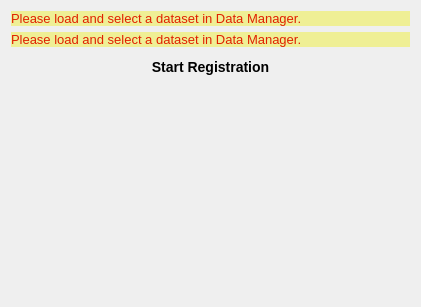
<?xml version="1.0" encoding="UTF-8"?>
<ui version="4.0">
 <class>RegistrationPluginControls</class>
 <widget class="QWidget" name="RegistrationPluginControls">
  <property name="geometry">
   <rect>
    <x>0</x>
    <y>0</y>
    <width>421</width>
    <height>307</height>
   </rect>
  </property>
  <property name="windowTitle">
   <string>Pope View</string>
  </property>
  <property name="styleSheet">
   <string notr="true">QPushButton {
    font: Roboto;
    font: bold;
    font-size: 14px;
 /*   color: #FFF;*/
    background-color: transparent;
    border: 0px;
    padding: 6px;
}
QPushButton:disabled {
   color: #595B5C;
}

QPushButton:hover
{
    background-color:rgba(0,0,0,20%);
}
QLabel
{
    font: Roboto;
/*    font: bold;*/
    font-size: 10pt;
/*    color: #FFF; */
}


QSpinBox, QSpinBox::before
{
    background-color: transparent;
    font: Roboto;
    font: normal;
    font-size: 10pt;
    color: #FFF; 
    border:0px;
}

QLabel#PatientName_label, QLabel#PatientGender_label, QLabel#PatientDOB_label, QLabel#PatientID_label
{
    font: normal;
}

QPushButton#Print_pushbutton 
{
    background-color: #db4067;
    border-width: 0px;
    border-top-left-radius:9px;
    border-top-right-radius:9px;
    border-bottom-left-radius:9px;
    border-bottom-right-radius:9px;
    padding: 12px;
    font: Roboto;
    font-size: 18px;
}

QPushButton#pushButtonRegionGrowing
{
    font-size:14px;
    padding: 12px;
}


QLabel#segmentation_title_label, QLabel#Profil_title_label
{
    font: Roboto;
    font-size: 16pt;
    color: #FFF; 
}


/****************************************************************
 *																*
 *	QWidgets menus												*
 *																*
 ***************************************************************/

QWidget#ProfileWidget
{
    background-color: #623288;
}

QLabel#logo_label
{
    background-color: #6f6f6f;
}
</string>
  </property>
  <layout class="QVBoxLayout" name="verticalLayout">
   <item>
    <layout class="QVBoxLayout" name="verticalLayout_3">
     <item>
      <widget class="QLabel" name="label_MovingImage">
       <property name="styleSheet">
        <string notr="true">color: #E02000;
background-color: #efef95;</string>
       </property>
       <property name="text">
        <string>Please load and select a dataset in Data Manager.</string>
       </property>
      </widget>
     </item>
     <item>
      <widget class="QLabel" name="label_TargetImage">
       <property name="styleSheet">
        <string notr="true">color: #E02000;
background-color: #efef95;</string>
       </property>
       <property name="text">
        <string>Please load and select a dataset in Data Manager.</string>
       </property>
      </widget>
     </item>
    </layout>
   </item>
   <item>
    <layout class="QVBoxLayout" name="verticalLayout_2">
     <item>
      <widget class="QPushButton" name="pushButton_Registration">
       <property name="text">
        <string>Start Registration</string>
       </property>
      </widget>
     </item>
    </layout>
   </item>
   <item>
    <spacer name="verticalSpacer">
     <property name="orientation">
      <enum>Qt::Vertical</enum>
     </property>
     <property name="sizeType">
      <enum>QSizePolicy::Expanding</enum>
     </property>
     <property name="sizeHint" stdset="0">
      <size>
       <width>10</width>
       <height>10</height>
      </size>
     </property>
    </spacer>
   </item>
  </layout>
 </widget>
 <layoutdefault spacing="6" margin="11"/>
 <resources/>
 <connections/>
</ui>
